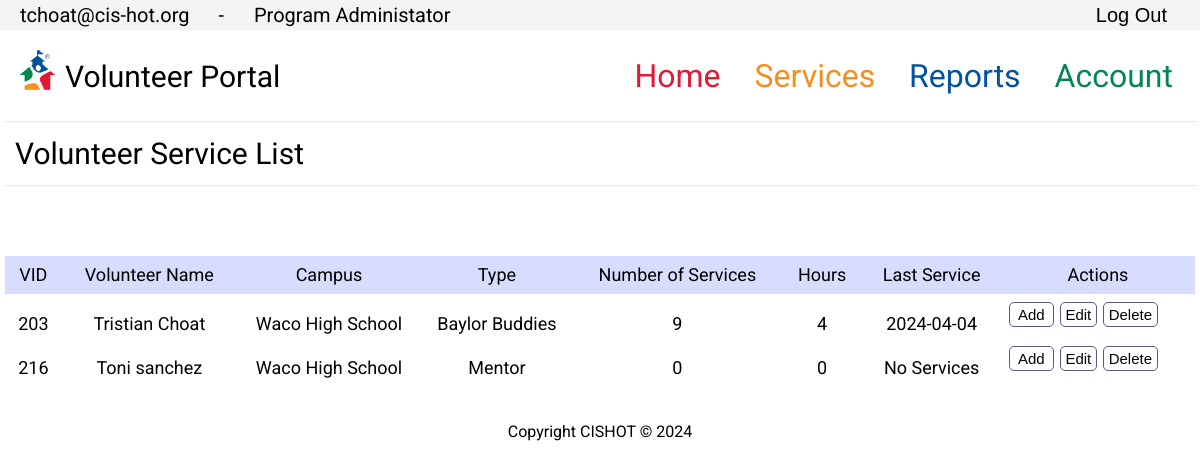
The page /Services.php (signed in) on the database its author committed.
### tables this page shows
CREATE TABLE `volunteer_name` (
  `volunteerID` int(11) NOT NULL,
  `volunteer_first_name` varchar(30) NOT NULL,
  `volunteer_last_name` varchar(30) NOT NULL,
  `volunteer_email` varchar(320) NOT NULL,
  `volunteer_phone` varchar(14) NOT NULL,
  `birth_date` date DEFAULT NULL,
  `street` varchar(100) DEFAULT NULL,
  `city` varchar(100) DEFAULT NULL,
  `state_address` varchar(100) DEFAULT NULL,
  `zip` varchar(100) DEFAULT NULL,
  `county` varchar(100) DEFAULT NULL
);

CREATE TABLE `volunteer_type` (
  `volunteer_typeID` int(11) NOT NULL,
  `volunteer_type` varchar(30) NOT NULL
);

CREATE TABLE `deleted_services` (
  `deleted_service_id` int(30) NOT NULL,
  `serviceID` int(30) NOT NULL,
  `delete_fact` tinyint(1) NOT NULL,
  `delete_reasonID` varchar(30) DEFAULT NULL,
  `delete_comment` text DEFAULT NULL,
  `delete_date` timestamp(6) NULL DEFAULT NULL,
  `user_stamp` varchar(40) DEFAULT NULL
);

### Services.php (the view, shortened to what this page needs)
<!DOCTYPE html>
<?php
	require_once('database.php');
	$setTime = date('Y');
	$query = 'SELECT volunteer_name.volunteerID, volunteer_name.volunteer_first_name, volunteer_name.volunteer_last_name, volunteer_type.volunteer_type, volunteer_year.volunteerYear
			  FROM volunteer_name
			  INNER JOIN volunteer_type_history ON volunteer_type_history.volunteerID = volunteer_name.volunteerID
			  INNER JOIN volunteer_type ON volunteer_type.volunteer_typeID = volunteer_type_history.volunteer_typeID
			  INNER JOIN volunteer_year_queue ON volunteer_year_queue.volunteerID = volunteer_name.volunteerID
			  INNER JOIN volunteer_year ON volunteer_year.yearID = volunteer_year_queue.yearID
			  INNER JOIN exit_list ON exit_list.volunteerID = volunteer_name.volunteerID
			  WHERE volunteer_year.volunteerYear = :setTime AND exit_list.exit_fact = 0';
	$statement = $db->prepare($query);
	$statement->bindValue(':setTime', $setTime);
	$statement->execute();
	$services = $statement->fetchAll();
	$queryB = 'SELECT *
			  FROM school_queue
			  INNER JOIN school_list ON school_list.schoolID = school_queue.schoolID';
		$statementSchool = $db->prepare($queryB);
		$statementSchool->execute();
		$volunteersSchool = $statementSchool->fetchAll();
?>
<html>
	<head>
		<link rel="stylesheet" href="css_reset.css">
		<link rel="stylesheet" href="header_template.css">
		<link rel="stylesheet" href="services_template.css">
		<link rel="stylesheet" href="footer_template.css">
	</head>
	<body>
		<div class='Notice'>
			<a class='usertag'><?php echo $_SESSION["user"];?></a>
			<a class='dashbetween'> - </a>
			<a class='roletag'><?php echo $_SESSION["user_level"];?><a>
			<form class ="logOut" action="" method="POST"><input type="submit" value="Log Out" name='logOutbutton'></form>
		</div>
		<div id="wrapper">
			<header>
				<div class="header">
					<img src="images/CIS Side Icon.png">
					<h1>Volunteer Portal</h1>
				</div>
			</header>
			<nav>
			<?php if (isset($_SESSION["is_administator"]) || isset($_SESSION["is_moderator"]) || isset($_SESSION["is_user"])){?>
				<a class='Home' href="Home.php">Home</a>
				<?php }; ?>
				<?php if (isset($_SESSION["is_administator"]) || isset($_SESSION["is_moderator"]) || !isset($_SESSION["is_user"])) {?>
				<a class='Services' href="Services.php">Services</a>
				<?php }; ?>
				<?php if (isset($_SESSION["is_administator"]) || isset($_SESSION["is_moderator"]) || !isset($_SESSION["is_user"])) {?>
				<a class='Reports' href="Reports.php">Reports</a>
				<?php }; ?>
				<?php if (isset($_SESSION["is_administator"]) || isset($_SESSION["is_moderator"]) || isset($_SESSION["is_user"])) {?>
				<a class='Account' href="Account.php">Account</a>
				<?php }; ?>
			</nav>
			<main>
			<div class='dashboard'>
					<hr></hr><br>
					<a class='serviceText'>Volunteer Service List</a><br><br>
					<hr></hr>
					<table class ='service_list'>
							<thead>
								<tr>
									<th>VID</th>
									<th>Volunteer Name</th>
									<th>Campus</th>
									<th>Type</th>
									<th>Number of Services</th>
									<th>Hours</th>
									<th>Last Service</th>
									<th>Actions</th>
								</tr>
							</thead>
							<tbody>
								<?php foreach ($services as $service) :
									if(!empty($service['volunteerID'])) {?>
									<tr>
										<td><?php echo $service['volunteerID'];?></td>
										<td><?php echo $service['volunteer_first_name']; echo " ";?><?php echo $service['volunteer_last_name'];?></td>
										<td><?php 	$list = "";
													foreach($volunteersSchool as $VS)
													{
														if($VS['volunteerID'] == $service['volunteerID']){
															$list .=$VS['school_name'];
														};
													};
													echo $list;
													?></td>
										<td><?php echo $service['volunteer_type'];?></td>
										<?php 	$VID = $service['volunteerID'];
												$queryService = 'SELECT *, COUNT(service_entry.volunteerID) AS numberOfServices, SUM(service_entry.service_minutes) AS service_minutes
															FROM service_entry
															INNER JOIN deleted_services ON deleted_services.serviceID = service_entry.serviceID
															WHERE volunteerID = :VID AND delete_fact <> 1';
												$statementService = $db->prepare($queryService);
												$statementService -> bindValue(':VID', $VID);
												$statementService->execute();
												$volunteersServices = $statementService->fetchAll();
												$statementService->closeCursor();?>
										<?php foreach($volunteersServices as $volunteersService){										$specialIDs[]="";
											if(!in_array($volunteersService['volunteerID'], $specialIDs)){
												$specialIDs[] = $volunteersService['volunteerID'];?>
										<td><?php echo $volunteersService['numberOfServices'];?></td>
										<?php $calucation = $volunteersService['service_minutes']/60; ?>
										<td><?php echo $calucation;?></td>
										<td><?php
										$VID = $service['volunteerID'];
										$queryDate ='SELECT service_date
													 FROM service_entry
													 WHERE volunteerID = :VID AND service_date <= NOW()
													 ORDER BY service_date DESC
													 LIMIT 1';
										$statementDate = $db->prepare($queryDate);
										$statementDate -> bindValue(':VID', $VID);
										$statementDate->execute();
										$Date = $statementDate->fetch();
										echo $Date['service_date'];?></td>
										<?php } else {?>
										<td><?php echo 0;?></td>
										<td><?php echo 0;?></td>
										<td><?php echo "No Services";?></td>
										<?php }}?>
										<td class='buttonactions'>
											<?php if (isset($_SESSION["is_administator"]) || isset($_SESSION["is_moderator"]) || isset($_SESSION["is_user"])){?>
											<form class ="addServiceButton" action="AddService.php" method="POST">
											<input type="submit" value="Add" name='addService'></form>
											<?php }; ?>
											<?php if (isset($_SESSION["is_administator"]) || isset($_SESSION["is_moderator"]) || !isset($_SESSION["is_user"])){?>
												<form class ="editServiceButton" action="EditService.php" method="POST"><input type="submit" value="Edit" name='editService'>
											</form>
											<?php }; ?>
											<?php if (isset($_SESSION["is_administator"]) || !isset($_SESSION["is_moderator"]) && !isset($_SESSION["is_user"])){?>
											<form action='DeleteService.php' class ="deleteServiceButton" method='post'><input type="submit" value="Delete" name='deleteService'>
											</form>
											<?php }; };?>
										</td>
									</tr>
									<?php endforeach; ?>
							</tbody>
					</table>
				</div>
			</main>
		</div>
	</body>
	<footer>
		<p>Copyright CISHOT &copy; <?php echo date('Y');?></p>
	</footer>
</html>

### header_template.css (style rules this page uses)
html { width: auto; height: auto; }
header { width: auto; max-width: 100px; height: fit-content; position: relative; left: 10px; top: 20px; }
.header img { margin-top: auto; margin-bottom: auto; position: relative; max-width: 35px; max-height: auto; float: left; padding-left: 10px; padding-right: 10px; }
.header h1 { width:300px; height:auto; position: relative; right: 0px; top: 10px; font-size: 30px; padding-top: 2px; padding-left: 50px; }
body { background-color: white; height: 100%; width: auto; font-family: "Roboto", sans-serif; }
#wrapper { width: auto; height: 100%; margin-left: auto; margin-right: auto; margin-bottom: 20px; }
nav { position: absolute; top:60px; right: 1%; width: auto; height: auto; }
.Home { color: #E21836; text-decoration: none; background-color: white; padding-top: 26px; padding-bottom: 25px; padding-left: 15px; padding-right: 15px; height: auto; width: auto; font-size: xx-large; }
.Services { color: #f68E1E; background-color: white; text-decoration: none; padding-top: 26px; padding-bottom: 25px; padding-left: 15px; padding-right: 15px; height: auto; width: auto; font-size: xx-large; }
.Reports { color: #00539E; background-color: white; text-decoration: none; padding-top: 26px; padding-bottom: 25px; padding-left: 15px; padding-right: 15px; height: auto; width: auto; font-size: xx-large; }
.Account { color: #008751; background-color: white; text-decoration: none; padding-top: 26px; padding-bottom: 25px; padding-left: 15px; padding-right: 15px; height: auto; width: auto; font-size: xx-large; }
main { width: 100%; height: auto; position: relative; top: 49px; margin-left: auto; }
.Notice { background-color: rgb(244, 244, 244); color: Black; width: auto; height: auto; position: relative; top: 0px; margin: auto; overflow: hidden; padding-right: 9px; padding-top: 5px; padding-bottom: 5px; z-index: 1; text-align: left; }
.dashbetween { font-size: 20px; padding: 5px; padding-left: 20px; width: auto; height: auto; margin: auto; }
.usertag { font-size: 20px; padding: 5px; padding-left: 20px; width: auto; height: auto; margin: auto; }
.roletag { font-size: 20px; padding: 5px; padding-left: 20px; width: auto; height: auto; margin: auto; }
.logOut { font-size: 20px; padding: 5px; width: auto; height: auto; margin: auto; position: absolute; top: -2px; right: 22px; float: right; background-color: Transparent; border: none; cursor:pointer; overflow: hidden; }
.logOut input[type=submit] { font-size: 20px; background-color: Transparent; border: none; cursor:pointer; overflow: hidden; }

### footer_template.css (style rules this page uses)
footer { text-align: center; margin: auto; text-wrap: nowrap; width: auto; top: 250px; padding-top: 100px; height: 20px; }

### rows shown on the page
volunteer_name: volunteerID "203", volunteer_first_name "Tristian", volunteer_last_name "Choat", list "Waco High School", volunteer_type.volunteer_type "Baylor Buddies"
deleted_services: numberOfServices "9", calucation "4", service_date "2024-04-04"
volunteer_name: volunteerID "216", volunteer_first_name "Toni", volunteer_last_name "sanchez", list "Waco High School", volunteer_type.volunteer_type "Mentor"

### other values the page prints
$_SESSION["user"] "tchoat@cis-hot.org"
$_SESSION["user_level"] "Program Administator"
